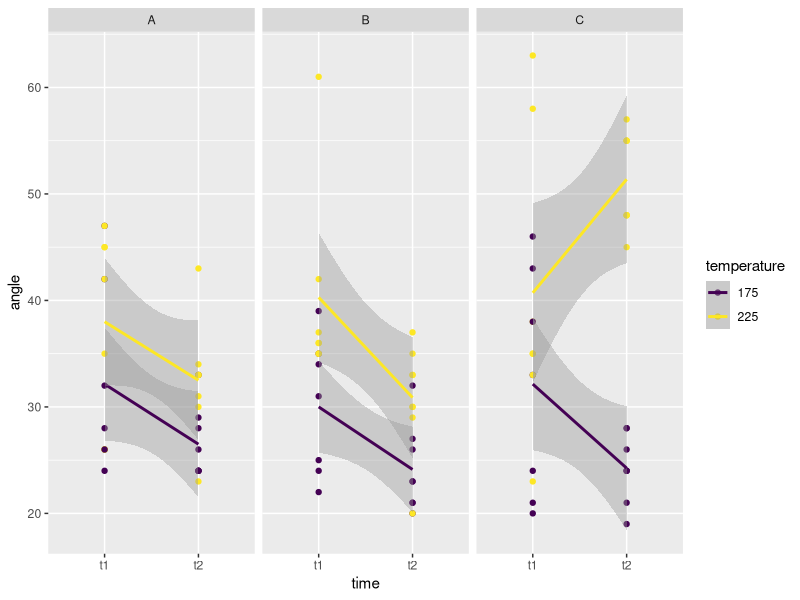

Reproduce this figure in R.
## ---- chunk 1
knitr::opts_chunk$set(echo = TRUE)
library(lme4)
library(tidyverse)
## ---- chunk 2
## setting up the data
cake$time <- ifelse(as.numeric(cake$replicate)<8,'t1','t2')
cake$time <- as.factor(cake$time)
cake$batch <- as.factor(paste0(cake$recipe,cake$replicate))
cake2 <- cake %>% filter(temp==175 | temp==225)
cake2 <- droplevels(cake2)
cake2[(cake2$recipe=='C' & cake2$time=='t2' & cake2$temp=='225'),]$angle <- cake2[(cake2$recipe=='C' & cake2$time=='t2' & cake2$temp=='225'),]$angle + 20
## ---- chunk 3
## setting up the contrasts
contrasts(cake2$time) <- c(-1,1)
contrasts(cake2$temperature) <- c(-1,1)
contrasts(cake2$recipe) <- contr.helmert

contrasts(cake2$time)
contrasts(cake2$temperature)
contrasts(cake2$recipe) 
## ---- chunk 4
m1 <- lmer(angle ~ recipe*temperature*time + (1|batch), data=cake2)

summary(m1)
## ---- chunk 5
ggplot(cake2, aes(x=time,y=angle,color=temperature))+
  geom_point()+geom_smooth(aes(x=as.numeric(time)),method='lm')+facet_grid(~recipe)

